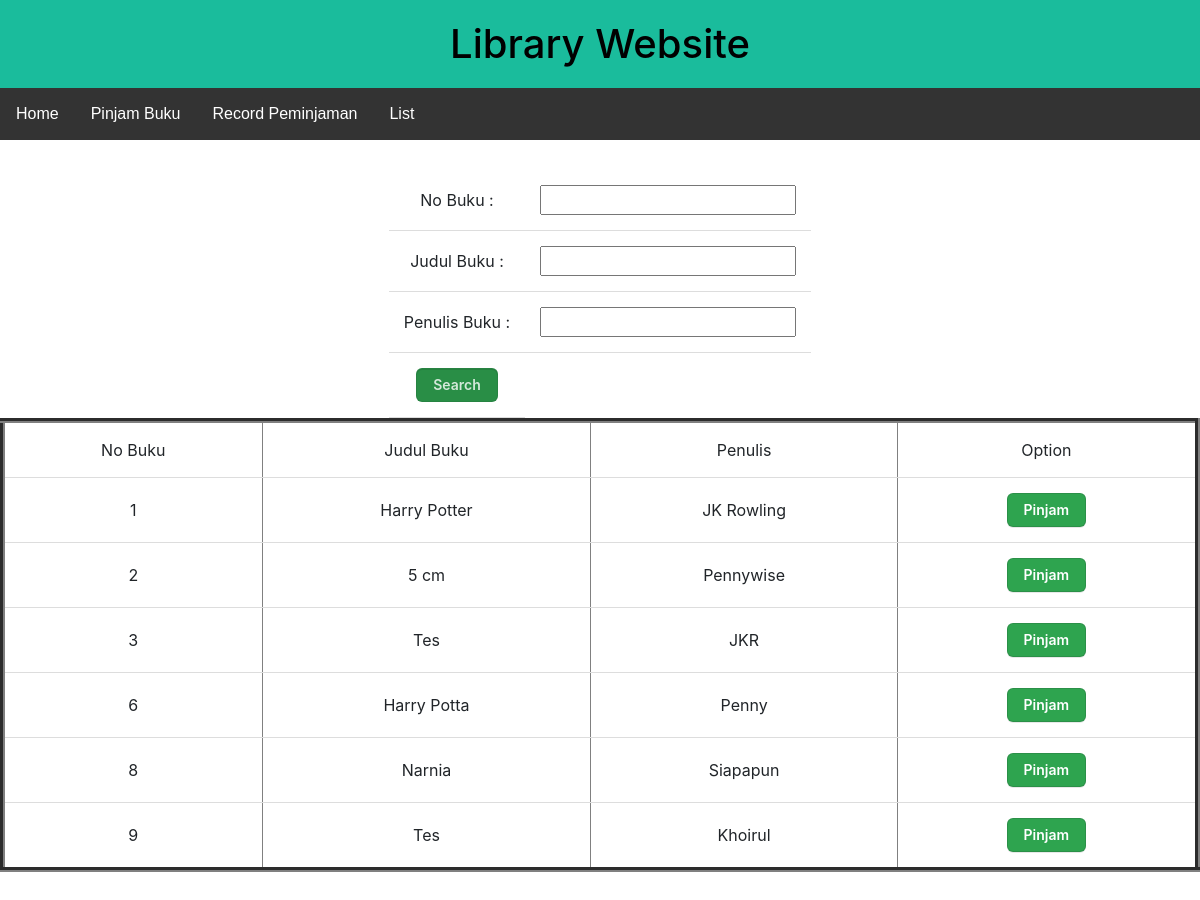
The page /viewAvailableBook on the database its author committed.
### app/books/BookModel.py (models this page shows, shortened)
class book(db.Model):
    no_buku = db.Column(db.Integer, primary_key=True, autoincrement=True)
    nama_buku = db.Column(db.String(80), nullable=False)
    penulis_buku = db.Column(db.String(80), nullable=False)
    status_peminjaman = db.Column(db.String(2), nullable=False)
    flag = db.Column(db.String(2), nullable=False)
    created_date = db.Column(db.DateTime, nullable=False)
    updated_date = db.Column(db.DateTime, nullable=False)

### app/books/BookView.py (the view)
@book_bp.route('/viewAvailableBook', methods=['GET'])
def viewAvailableBook():
    return BookController.viewAvailableBook()

### app/books/BookController.py (called while the page is built)
def viewAvailableBook():
    rows = book.query.filter(book.status_peminjaman=="N", book.flag=="Y").all()
    rows2 = user.query.all()
    return render_template("books/ListBukuTidakDipinjam.html", datas=rows, datas2=rows2)
    db.session.close()

### app/templates/books/ListBukuTidakDipinjam.html (shortened to what this page needs)
<!DOCTYPE html>
<html>
<head>
</head>
<body>
{% extends 'awal/Awal.html'%}
{% block content %}
<form name="searchForm" method="post" action='{{url_for("book_bp.searchAvailableBook")}}'>
    <table id="table-inputSearch">
      <tr><td>No Buku : </td><td><input type="text" name="noBuku" id="id"></td></tr>
      <tr><td>Judul Buku : </td><td><input type="text" name="judulBuku" id="jdl"></td></tr>
      <tr><td>Penulis Buku : </td><td><input type="text" name="penulis" id="pnls"></td></tr>
      <tr>
        <td><input class="btn-search" type="submit" value="Search"></td>
      </tr>
    </table>
  </form>
  <table id="table-list" border=5>
      <thead>
          <td>No Buku</td>
          <td>Judul Buku</td>
          <td>Penulis</td>
          <td>Option</td>
      </thead>
      {% for row in datas %}
          <tr>
              <td>{{row.no_buku}}</td>
              <td>{{row.nama_buku}}</td>
              <td>{{row.penulis_buku}}</td>
              <td><button class="btn-addFile" data-toggle="modal" data-target="#modalPinjam{{row.no_buku}}">Pinjam</button></td>
          </tr>
      {% endfor %}
  </table>
  <br><br>
{% endblock %}

### app/static/styles.css (style rules this page uses)
th, td { padding: 15px; text-align: center; border-bottom: 1px solid #ddd; }
#table-list { width: 100%; }
#table-inputSearch { margin-left: auto; margin-right: auto; }
.btn-search, .btn-add, .btn-addFile { appearance: none; margin: 0%; background-color: #2ea44f; border: 1px solid rgba(27, 31, 35, .15); border-radius: 6px; box-shadow: rgba(27, 31, 35, .1) 0 1px 0; box-sizing: border-box; color: #fff; cursor: pointer; display: inline-block; font-family: -apple-system,system-ui,"Segoe UI",Helvetica,Arial,sans-serif,"Apple Color Emoji","Segoe UI Emoji"; font-size: 14px; font-weight: 600; line-height: 20px; padding: 6px 16px; position: relative; text-align: center; text-decoration: none; user-select: none; -webkit-user-select: none; touch-action: manipulation; vertical-align: middle; white-space: nowrap; }
.btn-search, .btn-add, .btn-addFile:focus:not(:focus-visible):not(.focus-visible) { box-shadow: none; outline: none; }
.btn-search, .btn-add, .btn-addFile:hover { background-color: #2c974b; }
.btn-search, .btn-add, .btn-addFile:focus { box-shadow: rgba(46, 164, 79, .4) 0 0 0 3px; outline: none; }
.btn-search, .btn-add, .btn-addFile:disabled { background-color: #94d3a2; border-color: rgba(27, 31, 35, .1); color: rgba(255, 255, 255, .8); cursor: default; }
.btn-search, .btn-add, .btn-addFile:active { background-color: #298e46; box-shadow: rgba(20, 70, 32, .2) 0 1px 0 inset; }

### rows shown on the page
book: no_buku "1", nama_buku "Harry Potter", penulis_buku "JK Rowling"
book: no_buku "2", nama_buku "5 cm", penulis_buku "Pennywise"
book: no_buku "3", nama_buku "Tes", penulis_buku "JKR"
book: no_buku "6", nama_buku "Harry Potta", penulis_buku "Penny"
book: no_buku "8", nama_buku "Narnia", penulis_buku "Siapapun"
book: no_buku "9", nama_buku "Tes", penulis_buku "Khoirul"
